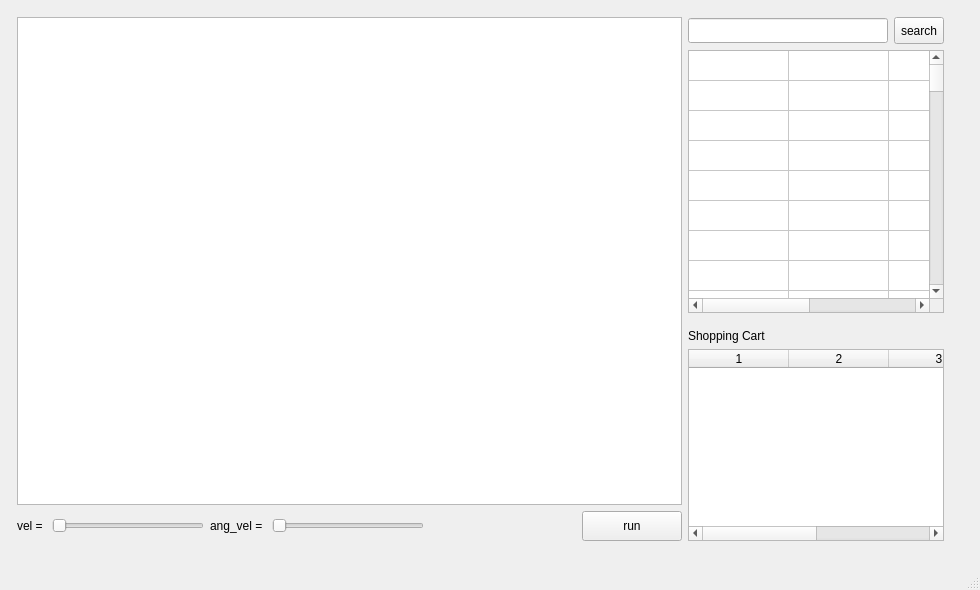
<?xml version="1.0" encoding="UTF-8"?>
<ui version="4.0">
 <class>MainWindow</class>
 <widget class="QMainWindow" name="MainWindow">
  <property name="geometry">
   <rect>
    <x>0</x>
    <y>0</y>
    <width>980</width>
    <height>590</height>
   </rect>
  </property>
  <property name="windowTitle">
   <string>MainWindow</string>
  </property>
  <widget class="QWidget" name="centralwidget">
   <widget class="QWidget" name="layoutWidget">
    <property name="geometry">
     <rect>
      <x>10</x>
      <y>10</y>
      <width>941</width>
      <height>531</height>
     </rect>
    </property>
    <layout class="QHBoxLayout" name="mainLayout">
     <item>
      <layout class="QVBoxLayout" name="verticalLayout_2">
       <property name="leftMargin">
        <number>7</number>
       </property>
       <property name="topMargin">
        <number>7</number>
       </property>
       <property name="rightMargin">
        <number>0</number>
       </property>
       <property name="bottomMargin">
        <number>0</number>
       </property>
       <item>
        <widget class="View" name="view"/>
       </item>
       <item>
        <layout class="QHBoxLayout" name="horizontalLayout">
         <item>
          <widget class="QLabel" name="vel_lbl">
           <property name="text">
            <string>vel = </string>
           </property>
          </widget>
         </item>
         <item>
          <widget class="QSlider" name="vel_slider">
           <property name="minimum">
            <number>1</number>
           </property>
           <property name="maximum">
            <number>20</number>
           </property>
           <property name="orientation">
            <enum>Qt::Horizontal</enum>
           </property>
          </widget>
         </item>
         <item>
          <widget class="QLabel" name="angvel_lbl">
           <property name="text">
            <string>ang_vel = </string>
           </property>
          </widget>
         </item>
         <item>
          <widget class="QSlider" name="angvel_slider">
           <property name="minimum">
            <number>1</number>
           </property>
           <property name="maximum">
            <number>20</number>
           </property>
           <property name="orientation">
            <enum>Qt::Horizontal</enum>
           </property>
          </widget>
         </item>
         <item>
          <spacer name="horizontalSpacer">
           <property name="orientation">
            <enum>Qt::Horizontal</enum>
           </property>
           <property name="sizeType">
            <enum>QSizePolicy::Expanding</enum>
           </property>
           <property name="sizeHint" stdset="0">
            <size>
             <width>60</width>
             <height>20</height>
            </size>
           </property>
          </spacer>
         </item>
         <item>
          <widget class="QPushButton" name="run_btn">
           <property name="minimumSize">
            <size>
             <width>100</width>
             <height>30</height>
            </size>
           </property>
           <property name="text">
            <string>run</string>
           </property>
           <property name="checkable">
            <bool>true</bool>
           </property>
           <property name="checked">
            <bool>false</bool>
           </property>
          </widget>
         </item>
        </layout>
       </item>
      </layout>
     </item>
     <item>
      <layout class="QVBoxLayout" name="verticalLayout">
       <property name="topMargin">
        <number>7</number>
       </property>
       <property name="rightMargin">
        <number>7</number>
       </property>
       <property name="bottomMargin">
        <number>0</number>
       </property>
       <item>
        <layout class="QHBoxLayout" name="horizontalLayout_2">
         <item>
          <widget class="QLineEdit" name="lineEditSearch">
           <property name="sizePolicy">
            <sizepolicy hsizetype="Ignored" vsizetype="Fixed">
             <horstretch>0</horstretch>
             <verstretch>0</verstretch>
            </sizepolicy>
           </property>
           <property name="minimumSize">
            <size>
             <width>0</width>
             <height>25</height>
            </size>
           </property>
           <property name="whatsThis">
            <string/>
           </property>
          </widget>
         </item>
         <item>
          <widget class="QToolButton" name="toolButtonSearch">
           <property name="minimumSize">
            <size>
             <width>27</width>
             <height>27</height>
            </size>
           </property>
           <property name="text">
            <string>search</string>
           </property>
           <property name="icon">
            <iconset resource="resource.qrc">
             <normaloff>:/resource/search.png</normaloff>:/resource/search.png</iconset>
           </property>
           <property name="iconSize">
            <size>
             <width>15</width>
             <height>20</height>
            </size>
           </property>
          </widget>
         </item>
        </layout>
       </item>
       <item>
        <widget class="QTableWidget" name="goods_list">
         <property name="sizePolicy">
          <sizepolicy hsizetype="Preferred" vsizetype="Expanding">
           <horstretch>0</horstretch>
           <verstretch>0</verstretch>
          </sizepolicy>
         </property>
         <property name="sortingEnabled">
          <bool>true</bool>
         </property>
         <property name="rowCount">
          <number>100</number>
         </property>
         <property name="columnCount">
          <number>4</number>
         </property>
         <attribute name="horizontalHeaderVisible">
          <bool>false</bool>
         </attribute>
         <attribute name="horizontalHeaderMinimumSectionSize">
          <number>10</number>
         </attribute>
         <attribute name="verticalHeaderVisible">
          <bool>false</bool>
         </attribute>
         <row/>
         <row/>
         <row/>
         <row/>
         <row/>
         <row/>
         <row/>
         <row/>
         <row/>
         <row/>
         <row/>
         <row/>
         <row/>
         <row/>
         <row/>
         <row/>
         <row/>
         <row/>
         <row/>
         <row/>
         <row/>
         <row/>
         <row/>
         <row/>
         <row/>
         <row/>
         <row/>
         <row/>
         <row/>
         <row/>
         <row/>
         <row/>
         <row/>
         <row/>
         <row/>
         <row/>
         <row/>
         <row/>
         <row/>
         <row/>
         <row/>
         <row/>
         <row/>
         <row/>
         <row/>
         <row/>
         <row/>
         <row/>
         <row/>
         <row/>
         <row/>
         <row/>
         <row/>
         <row/>
         <row/>
         <row/>
         <row/>
         <row/>
         <row/>
         <row/>
         <row/>
         <row/>
         <row/>
         <row/>
         <row/>
         <row/>
         <row/>
         <row/>
         <row/>
         <row/>
         <row/>
         <row/>
         <row/>
         <row/>
         <row/>
         <row/>
         <row/>
         <row/>
         <row/>
         <row/>
         <row/>
         <row/>
         <row/>
         <row/>
         <row/>
         <row/>
         <row/>
         <row/>
         <row/>
         <row/>
         <row/>
         <row/>
         <row/>
         <row/>
         <row/>
         <row/>
         <row/>
         <row/>
         <row/>
         <row/>
         <column/>
         <column/>
         <column/>
         <column/>
        </widget>
       </item>
       <item>
        <spacer name="verticalSpacer">
         <property name="orientation">
          <enum>Qt::Vertical</enum>
         </property>
         <property name="sizeType">
          <enum>QSizePolicy::Fixed</enum>
         </property>
         <property name="sizeHint" stdset="0">
          <size>
           <width>20</width>
           <height>10</height>
          </size>
         </property>
        </spacer>
       </item>
       <item>
        <widget class="QLabel" name="label">
         <property name="text">
          <string>Shopping Cart</string>
         </property>
        </widget>
       </item>
       <item>
        <widget class="QTableWidget" name="shopping_list">
         <property name="sizePolicy">
          <sizepolicy hsizetype="Preferred" vsizetype="Preferred">
           <horstretch>0</horstretch>
           <verstretch>0</verstretch>
          </sizepolicy>
         </property>
         <property name="sortingEnabled">
          <bool>true</bool>
         </property>
         <property name="rowCount">
          <number>0</number>
         </property>
         <property name="columnCount">
          <number>4</number>
         </property>
         <attribute name="horizontalHeaderMinimumSectionSize">
          <number>10</number>
         </attribute>
         <attribute name="verticalHeaderVisible">
          <bool>false</bool>
         </attribute>
         <column/>
         <column/>
         <column/>
         <column/>
        </widget>
       </item>
      </layout>
     </item>
    </layout>
   </widget>
  </widget>
  <widget class="QMenuBar" name="menubar">
   <property name="geometry">
    <rect>
     <x>0</x>
     <y>0</y>
     <width>980</width>
     <height>25</height>
    </rect>
   </property>
  </widget>
  <widget class="QStatusBar" name="statusbar"/>
 </widget>
 <customwidgets>
  <customwidget>
   <class>View</class>
   <extends>QGraphicsView</extends>
   <header location="global">view.h</header>
  </customwidget>
 </customwidgets>
 <resources>
  <include location="resource.qrc"/>
 </resources>
 <connections/>
</ui>
